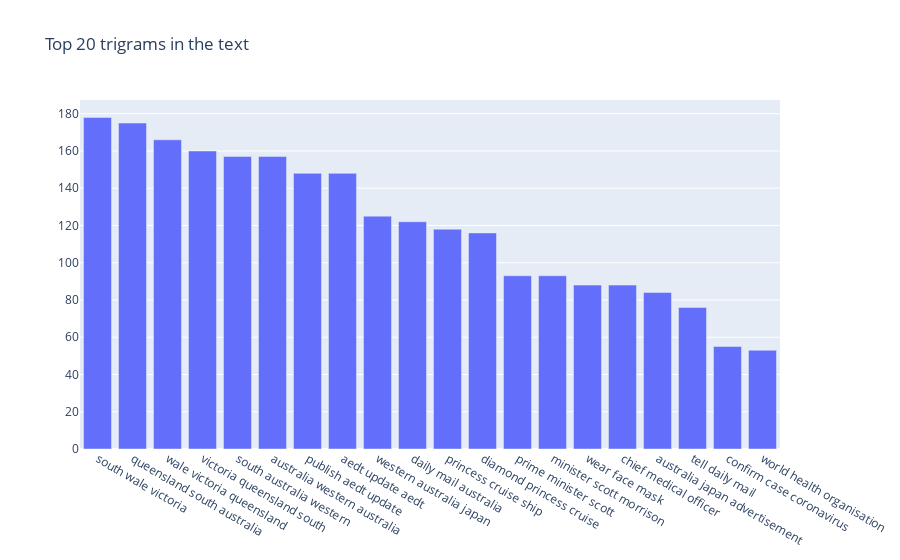

Notebook code for this chart:
### Code cell
# Call the function get_top_n_grams for unigrams
common_words = get_top_n_grams(df_clean, 20, (3,3))
df4 = pd.DataFrame(common_words, columns = ['trigram' , 'count'])
# plot the top 20 Trigrams
fig = go.Figure([go.Bar(x=df4['trigram'], y=df4['count'])])
fig.update_layout(title=go.layout.Title(text="Top 20 trigrams in the text"))
fig.show()

### Figure 1 — Plotly figure (JSON) as saved in the notebook; plotly's stock layout.template omitted (floating-point values rounded to 4 significant figures)
{"data": [{"type": "bar", "x": ["south wale victoria", "queensland south australia", "wale victoria queensland", "victoria queensland south", "south australia western", "australia western australia", "publish aedt update", "aedt update aedt", "western australia japan", "daily mail australia", "princess cruise ship", "diamond princess cruise", "prime minister scott", "minister scott morrison", "wear face mask", "chief medical officer", "australia japan advertisement", "tell daily mail", "confirm case coronavirus", "world health organisation"], "y": [178, 175, 166, 160, 157, 157, 148, 148, 125, 122, 118, 116, 93, 93, 88, 88, 84, 76, 55, 53]}], "layout": {"title": {"text": "Top 20 trigrams in the text"}}}
